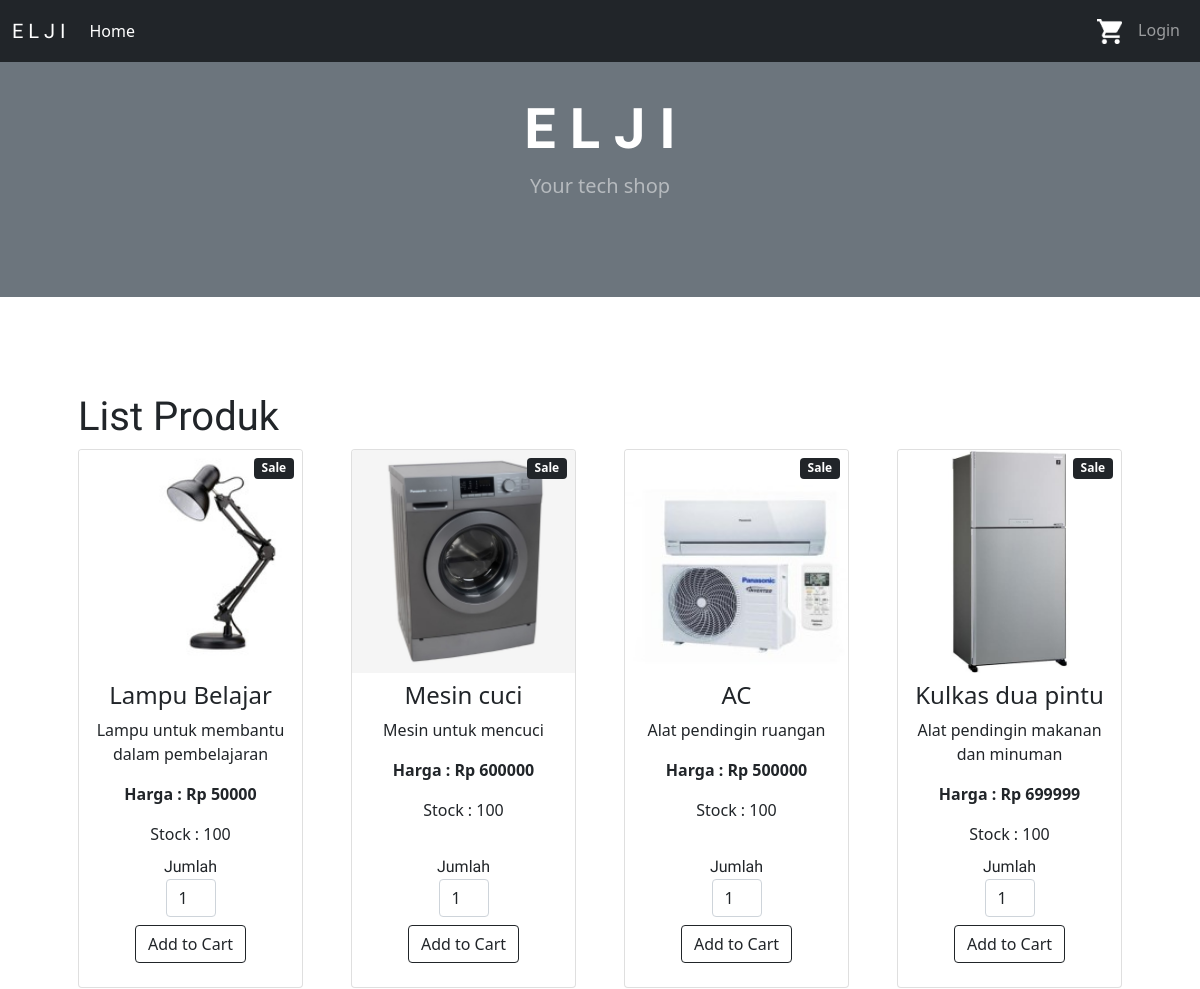
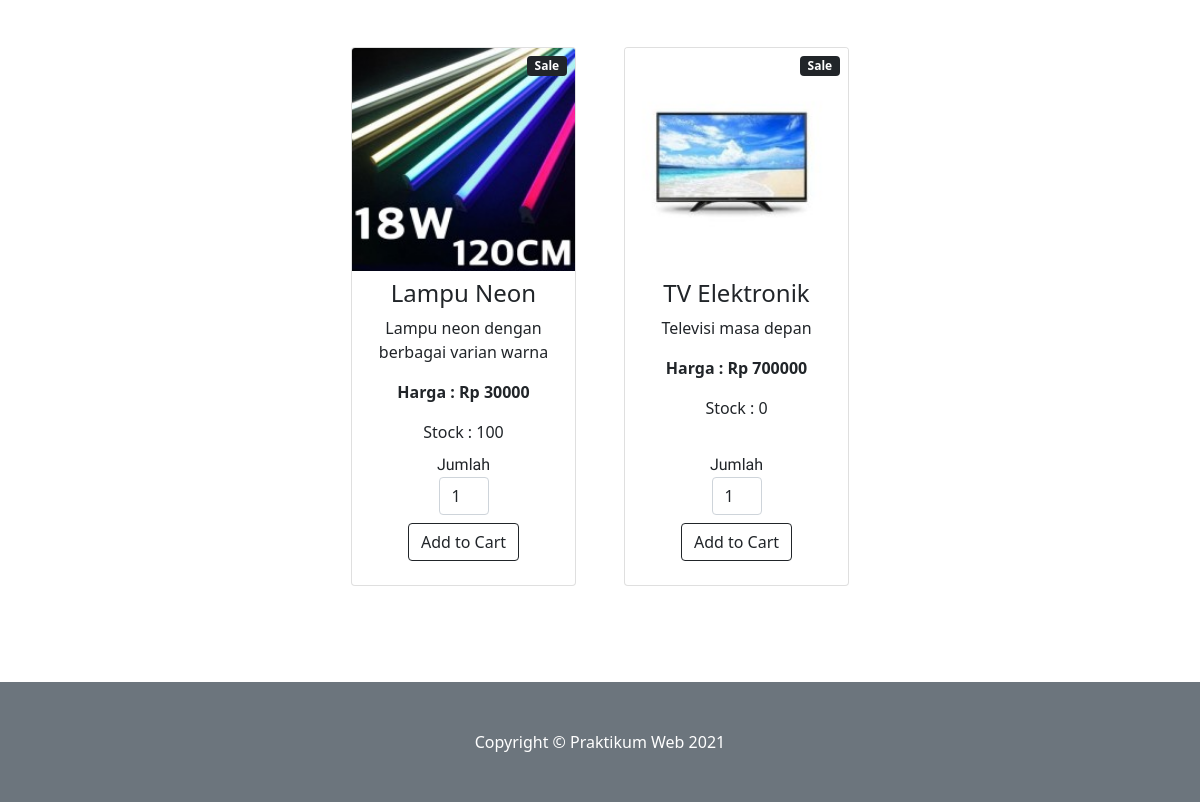
Before: / with the older database file (2 pictures, top to bottom).
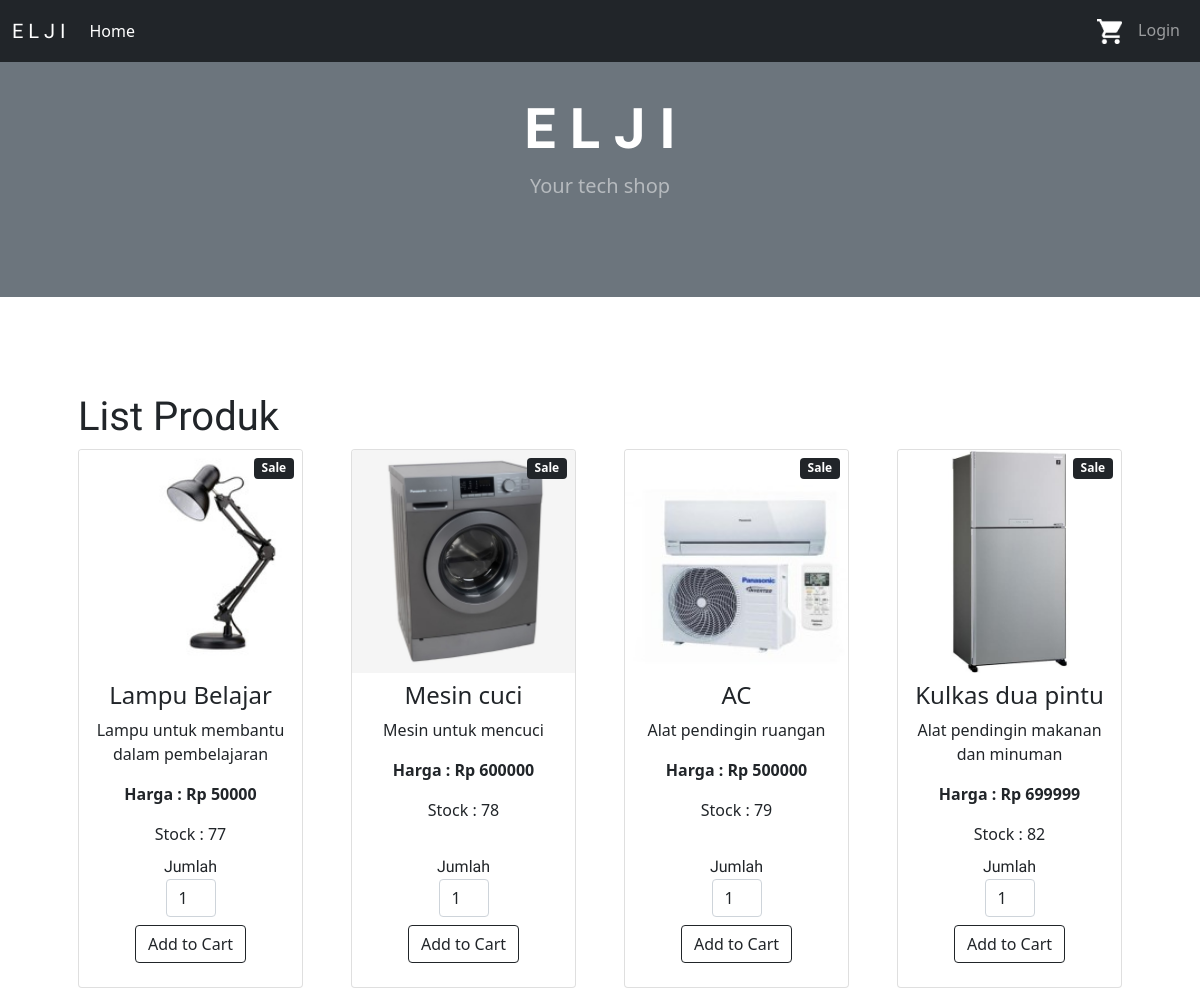
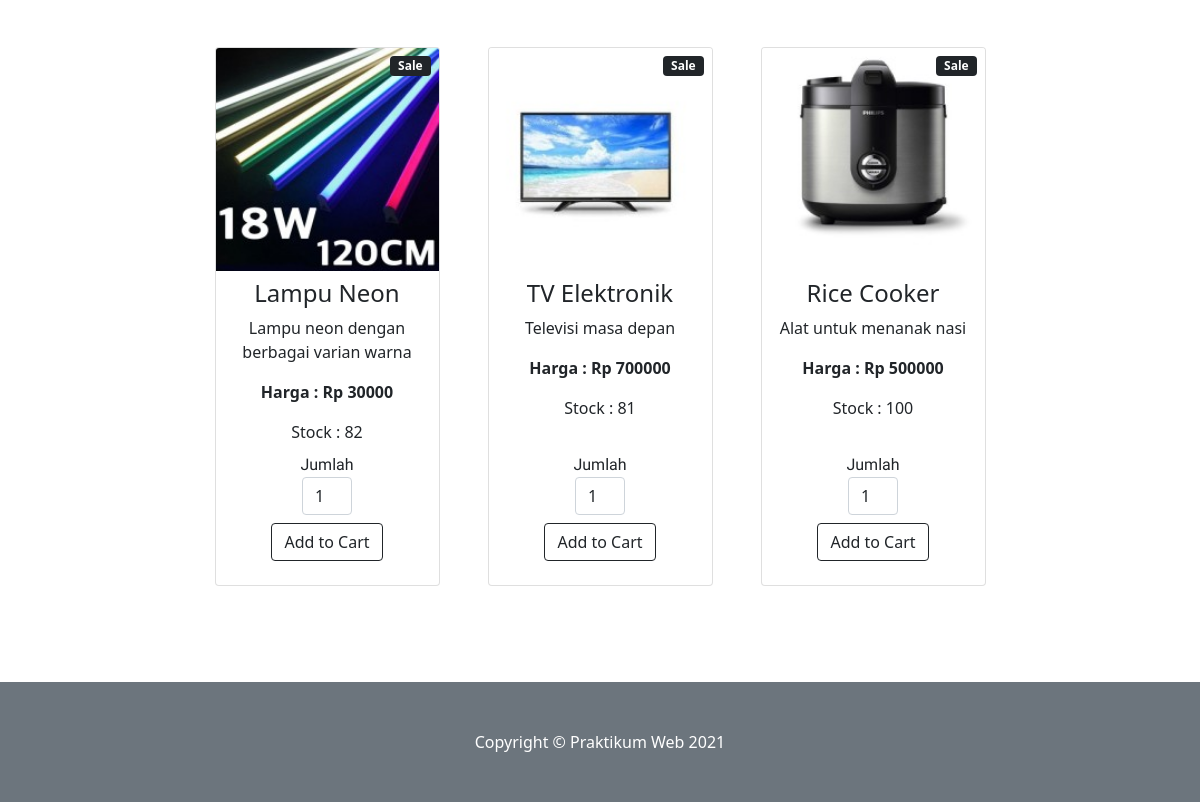
After: the same page with the newer database file (2 pictures, top to bottom).
### tables this page shows
CREATE TABLE `product` (
  `id` int(5) NOT NULL,
  `name` varchar(100) NOT NULL,
  `description` text NOT NULL,
  `price` bigint(20) NOT NULL,
  `stock` int(11) DEFAULT NULL,
  `image_path` varchar(1024) NOT NULL,
  `created_at` timestamp NOT NULL DEFAULT current_timestamp(),
  `updated_at` datetime NOT NULL DEFAULT current_timestamp() ON UPDATE current_timestamp()
);

### koneksi.php (called while the page is built, shortened)
<?php
	$koneksi = mysqli_connect("localhost" , "root", "" , "toko_elektronik");
	function query ($query){
		global $koneksi;
		$result = mysqli_query($koneksi , $query);
		$rows = [];
		while ($row = mysqli_fetch_assoc($result)) {
			$rows[] = $row;
		}
		return $rows;
	}
 ?>

### index.php (the view, shortened to what this page needs)
<?php
	include 'koneksi.php';
	$produk = query("SELECT * FROM product");
?>
<!DOCTYPE html>
<html>
<head>
	<link href="https://cdn.jsdelivr.net/npm/bootstrap@5.0.2/dist/css/bootstrap.min.css" rel="stylesheet">
</head>
<body>
	<?php include('navbar.php')?>
	<header class="bg-secondary py-5">
		<div class="container mx-auto my-5">
			<div class="text-center text-white">
				<h1 class="display-4 fw-bolder">E L J I</h1>
				<p class="lead fw-normal text-white-50 mb-0">Your tech shop</p>
			</div>
		</div>
	</header>
	<section class="py-5">
		<div class="container px-4 px-lg-5 mt-5">
			<h1>List Produk</h1>
			<div class="row gx-4 gx-lg-5 row-cols-2 row-cols-md-3 row-cols-xl-4 justify-content-center">
			<?php for ($i=0; $i < count($produk) ; $i++) : ?>
				<div class="col-md mb-5">
          			<div class="card h-100">
          				<div class="badge bg-dark text-white position-absolute" style="top: 0.5rem; right: 0.5rem">Sale</div>
            			<img class="card-img-top" src="<?php echo($produk[$i]["image_path"]); ?>">
            			<div class="card-body p-2">
            				<div class="text-center">
            					<h4><?php echo($produk[$i]["name"]); ?> </h4>
	             				<p class="card-text"><?php echo($produk[$i]["description"]);  ?> </p>
	             				<p class="card-text font-weight-bold" style="font-weight: bold ">Harga : Rp <?php echo($produk[$i]["price"]);  ?> </p>
	             				<p class="card-text">Stock : <?php echo($produk[$i]["stock"]);  ?> </p>
            				</div>
            			</div>
            			<div class="card-footer p-4 pt-0 border-top-0 bg-transparent">
							<form action="cart.php" method="post" class="text-center">
								<label for="quantity">Jumlah</label>
								<input type="text" name="quantity" value="1" class="form-control mx-auto mb-2" style="width: 50px;" />
								<input type="submit" name="add_to_cart"class="btn btn-outline-dark mt-auto" value="Add to Cart"/>
							</form>
						</div>
          			</div>
        		</div>
			<?php endfor;  ?>
			</div>
		</div>
	</section>
	<footer class="py-5 bg-secondary">
        <div class="container"><p class="m-0 text-center text-white">Copyright &copy; Praktikum Web 2021</p></div>
    </footer>
	</body>
</html>

### navbar.php (shortened to what this page needs)
<nav class="navbar fixed-top navbar-expand-lg navbar-dark bg-dark">
	<div class="container-fluid">
		<h2><a class="navbar-brand" href="#">E L J I</a></h2>
		<div class="navbar-nav">
			<a class="nav-link active" aria-current="page" href="index.php">Home</a>
		</div>
		<div class="collapse navbar-collapse" id="navbarNavAltMarkup">
			<div class="navbar-nav ms-auto">
				<a class="nav-item nav-link " href="cart.php"><img src="./img/cart.png" width="25px" height="25px"alt=""></a>
				<?php if(isset($_SESSION["login"])): ?>
					<a class="nav-item nav-link " href="logout.php">Logout</a>
				<?php else : ?>
					<a class="nav-item nav-link " href="login.php">Login</a>
				<?php endif; ?>
			</div>
		</div>
	</div>
</nav>

### index.php (style rules this page uses)
body { animation: color 5s linear 0s infinite alternate running; }
h2 { font-family: 'Secular One', sans-serif; }
h1 { font-family: 'Secular One', sans-serif; }
label { font-family: 'Secular One', sans-serif; }

Changed rows visible on the page:
changed product "Lampu Belajar": stock "100" → "77"
changed product "Mesin cuci": stock "100" → "78"
changed product "AC": stock "100" → "79"
changed product "Kulkas dua pintu": stock "100" → "82"
changed product "Lampu Neon": stock "100" → "82"
changed product "TV Elektronik": stock "0" → "81"
added product: image_path (picture), name "Rice Cooker", description "Alat untuk menanak nasi", price "500000", stock "100"
